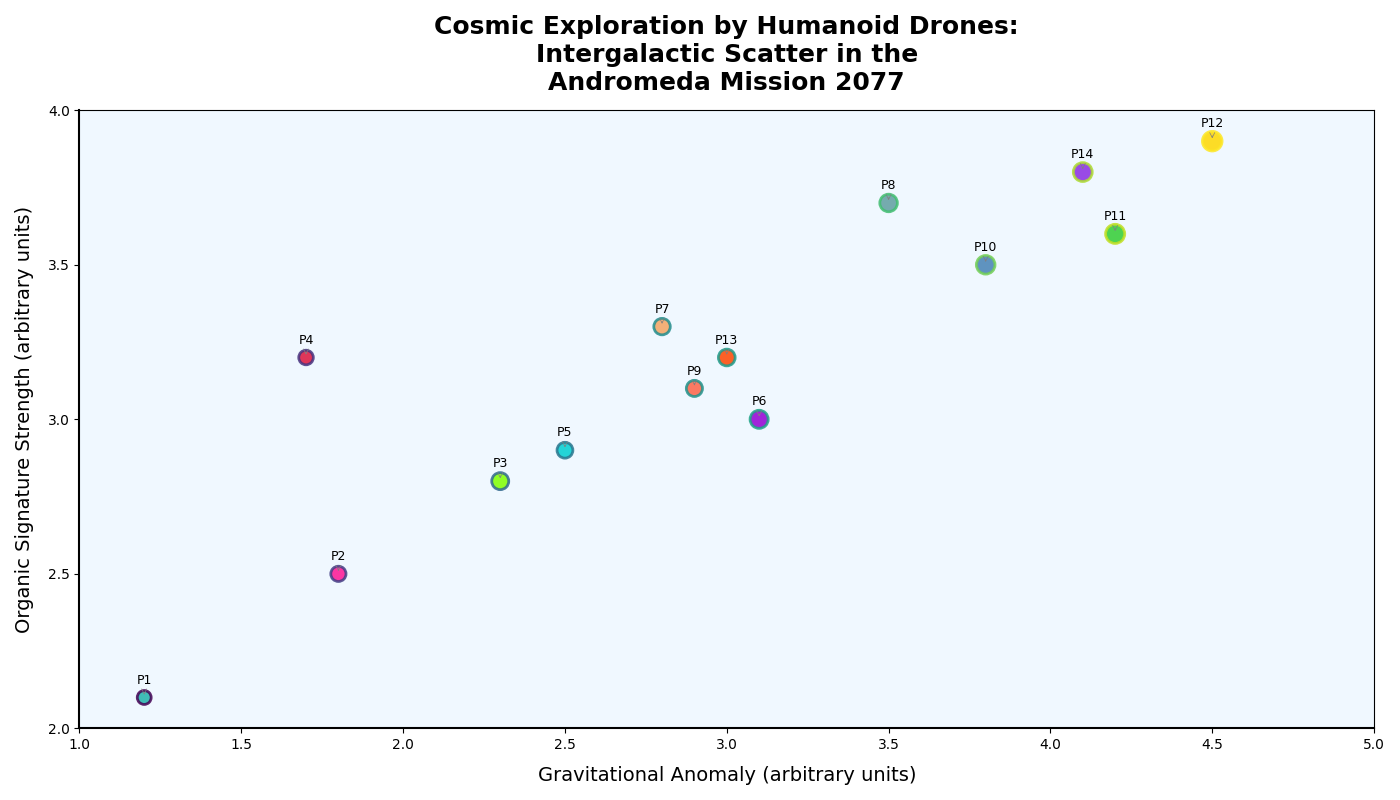

Recreate this plot in Python.
import matplotlib.pyplot as plt
import numpy as np
from matplotlib.colors import Normalize
import matplotlib.cm as cm

gravitational_anomalies = np.array([1.2, 1.8, 2.3, 1.7, 2.5, 3.1, 2.8, 3.5, 2.9, 3.8, 4.2, 4.5, 3.0, 4.1])
organic_signature_strengths = np.array([2.1, 2.5, 2.8, 3.2, 2.9, 3.0, 3.3, 3.7, 3.1, 3.5, 3.6, 3.9, 3.2, 3.8])
sensor_sizes = np.array([100, 120, 150, 110, 130, 170, 140, 160, 135, 180, 190, 200, 145, 185])

# Shuffled version of the original colors array
colors = np.array(['#20B2AA', '#FF1493', '#7FFF00', '#DC143C', '#00CED1',
                   '#9400D3', '#F4A460', '#5F9EA0', '#FF6347', '#4682B4',
                   '#32CD32', '#FFD700', '#FF4500', '#8A2BE2'])

norm = Normalize(vmin=min(gravitational_anomalies), vmax=max(gravitational_anomalies))
cmap = cm.viridis

plt.figure(figsize=(14, 8))
plt.scatter(gravitational_anomalies, organic_signature_strengths, s=sensor_sizes, c=colors, 
            alpha=0.85, edgecolors=cmap(norm(gravitational_anomalies)), linewidth=2, zorder=2)

plt.gca().set_facecolor('#f0f8ff')

plt.title("Cosmic Exploration by Humanoid Drones:\nIntergalactic Scatter in the\nAndromeda Mission 2077", fontsize=18, fontweight='bold', y=1.02)
plt.xlabel("Gravitational Anomaly (arbitrary units)", fontsize=14, labelpad=10)
plt.ylabel("Organic Signature Strength (arbitrary units)", fontsize=14, labelpad=10)

plt.gca().spines['left'].set_linewidth(1.5)
plt.gca().spines['bottom'].set_linewidth(1.5)

for i in range(len(gravitational_anomalies)):
    plt.annotate(f'P{i+1}', 
                 (gravitational_anomalies[i], organic_signature_strengths[i]), 
                 textcoords="offset points", xytext=(0,10), ha='center', fontsize=9,
                 arrowprops=dict(arrowstyle='->', lw=0.5, color='gray'))

plt.xticks(np.arange(1, 5.5, 0.5))
plt.yticks(np.arange(2, 4.5, 0.5))

plt.tight_layout()
plt.show()
